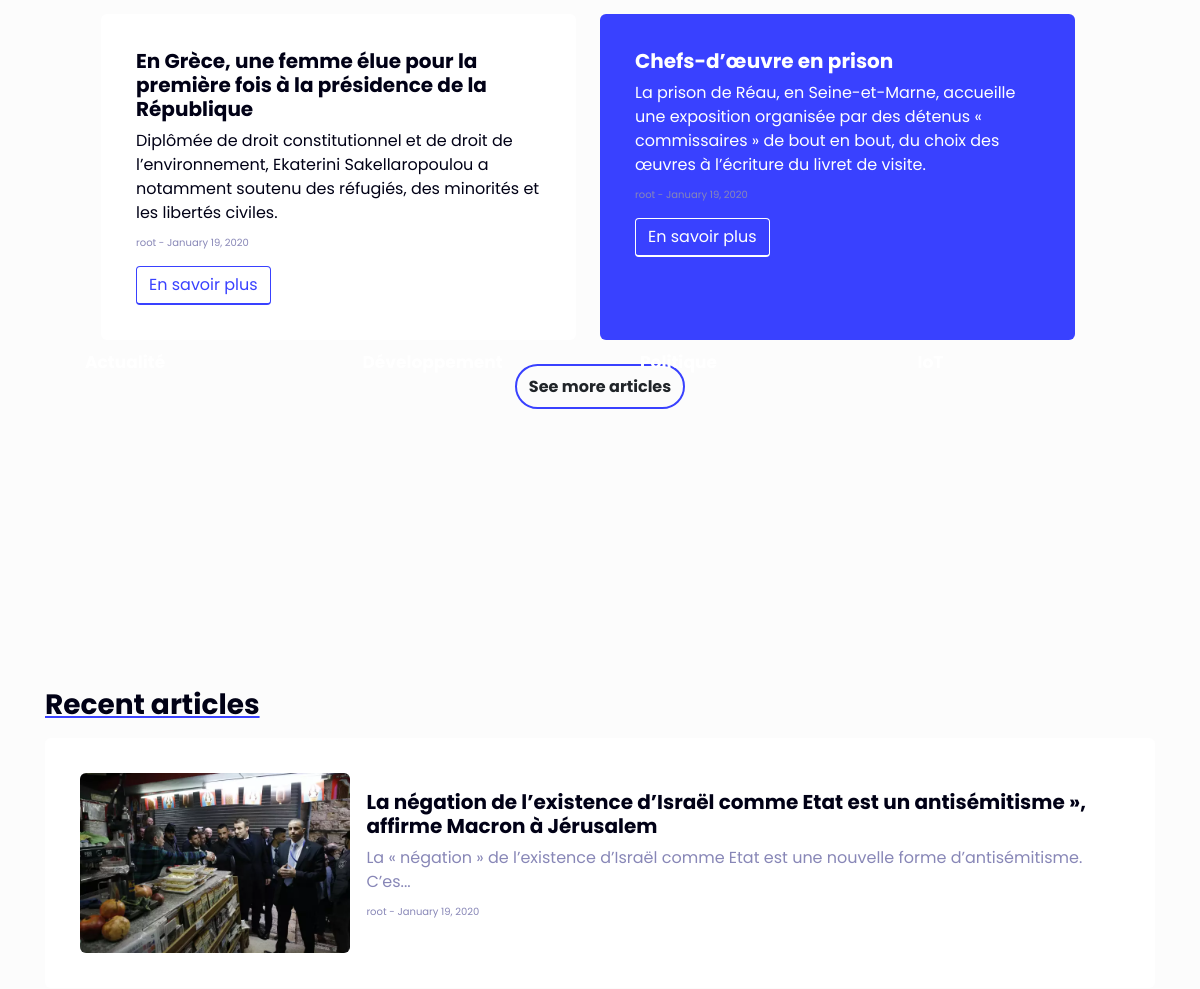
Before: / (middle part) with the older database file.
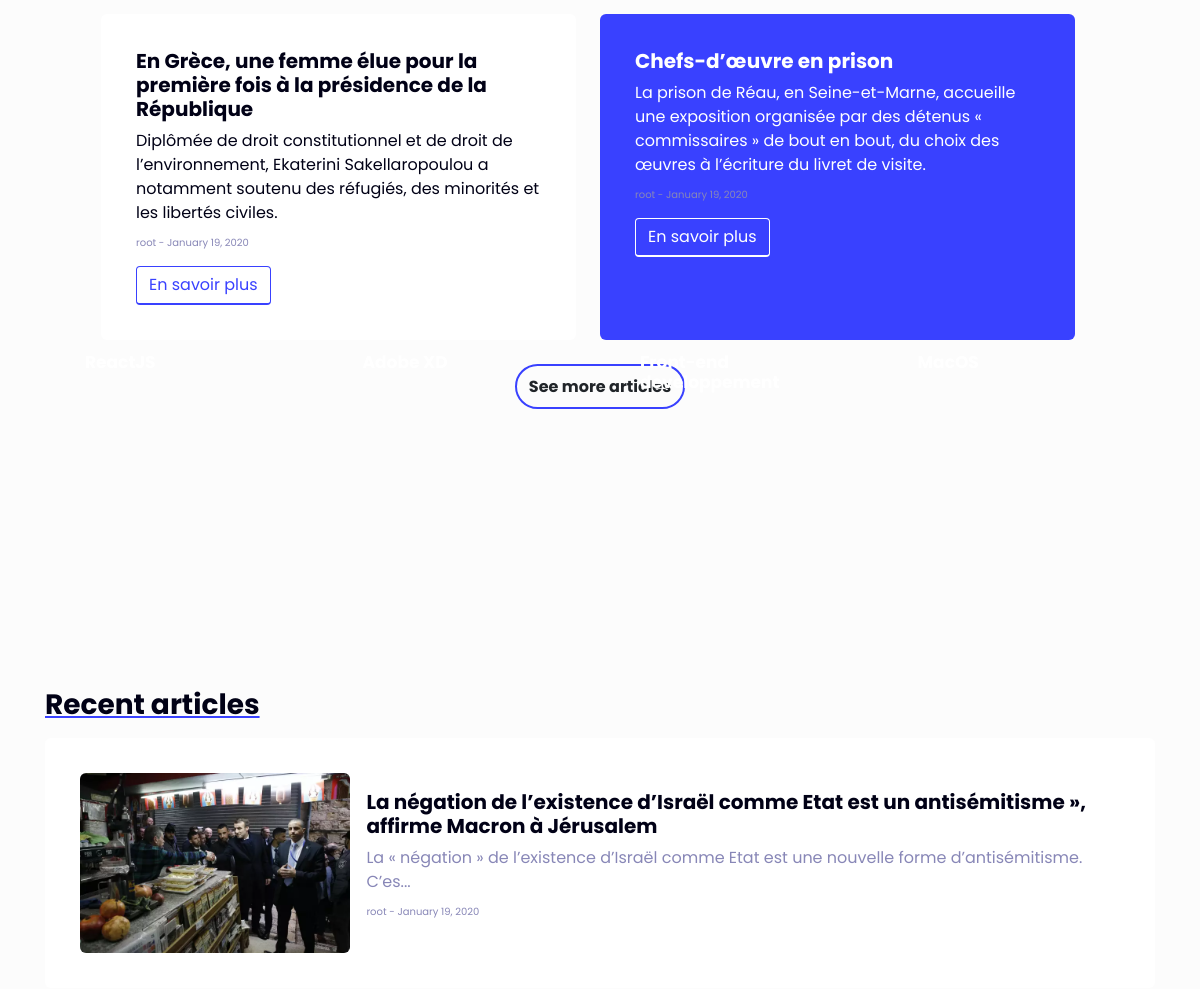
After: the same page with the newer database file.
### tables this page shows
CREATE TABLE `posts` (
  `id` int(11) NOT NULL,
  `user_id` int(11) NOT NULL,
  `categorie_id` int(11) DEFAULT NULL,
  `body` text NOT NULL,
  `image` varchar(255) NOT NULL,
  `title` varchar(255) NOT NULL,
  `published` tinyint(4) NOT NULL,
  `created_at` timestamp NOT NULL DEFAULT current_timestamp()
);

CREATE TABLE `users` (
  `id` int(11) NOT NULL,
  `admin` tinyint(1) NOT NULL,
  `user_name` varchar(255) NOT NULL,
  `email` varchar(255) NOT NULL,
  `password` varchar(255) NOT NULL,
  `created_at` timestamp NOT NULL DEFAULT current_timestamp()
);

CREATE TABLE `categories` (
  `id` int(11) NOT NULL,
  `name` varchar(100) NOT NULL,
  `description` text NOT NULL
);

### app/db/database.php (called while the page is built, shortened)
<?php
require("connect.php");
function execQuery($sql, $data)
{
    global $conn;
    $fetcher = $conn->prepare($sql);
    $values  = array_values($data);
    $types   = str_repeat("s", count($values));
    $fetcher->bind_param($types, ...$values);
    $fetcher->execute();
    return $fetcher;
}
function selectAllInTable($table, $conditions = [])
{
    global $conn;
    $sql = "SELECT * FROM $table";
    if (empty($conditions)) {
        $fetcher = $conn->prepare($sql);
        $fetcher->execute();
        $payload = $fetcher->get_result()->fetch_all(MYSQLI_ASSOC);
        return $payload;
    }
}
function getPublishedUser()
{
    $sql = "SELECT p.*, u.user_name FROM posts AS p JOIN users AS u ON p.user_id=u.id WHERE p.published = ?";
    $fetcher = execQuery($sql, ["published" => 1]);
    $payload = $fetcher->get_result()->fetch_all(MYSQLI_ASSOC);
    return $payload;
}

### app/controllers/categories.php (called while the page is built, shortened)
<?php
include(ROOT_PATH . "/app/db/database.php");
$table       = "categories";
$categories = selectAllInTable($table);

### index.php (the view, shortened to what this page needs)
<?php
  include(ROOT_PATH . "/app/controllers/categories.php");
  $posts = getPublishedUser();
?>
<!DOCTYPE html>
<html lang="en">
<head>
    <link rel="stylesheet" href="https://stackpath.bootstrapcdn.com/bootstrap/4.4.1/css/bootstrap.min.css" />
    <link rel="stylesheet" href="https://unicons.iconscout.com/release/v2.0.1/css/unicons.css" />
    <link rel="stylesheet" href="https://cdnjs.cloudflare.com/ajax/libs/animate.css/3.7.2/animate.min.css">
    <link rel="stylesheet" href="./assets/styles.css">
</head>
<body>
    <div class="container">
        <div class="row justify-content-md-center" style="height: 80vh; margin-top: 105px" id="articles">
            <div class="col-5 whiteCard mr-4 mb-4 hoverCard">
                <h5 style="font-weight: bold"><?php echo $posts[2]["title"]; ?></h5>
                <span><?php echo $posts[2]["body"]; ?></span>
                <p style="font-size: 10px; color:#8887B7; margin-top: 10px"><?php echo $posts[2]["user_name"]; ?> - <?php echo date("F j, Y", strtotime($posts[2]["created_at"])); ?></p>
                <a href="article.php?id=<?php echo $posts[2]["id"]; ?>">
                    <button class="btn" style="color : #3941FF; border-bottom: 2px solid; border-color : #3941FF">En savoir plus</button>
                </a>
            </div>
            <div class="col-5 blueCard mr-4 mb-4 hoverCard">
                <h5 style="font-weight: bold"><?php echo $posts[3]["title"]; ?></h5>
                <span><?php echo $posts[3]["body"]; ?></span>
                <p style="font-size: 10px; color:#8887B7; margin-top: 10px"><?php echo $posts[3]["user_name"]; ?> - <?php echo date("F j, Y", strtotime($posts[3]["created_at"])); ?></p>
                <a href="article.php?id=<?php echo $posts[3]["id"]; ?>">
                    <button class="btn" style="color : white; border-bottom: 2px solid; border-color : white">En savoir plus</button>
                </a>
            </div>
            <button class="btn" style="height: 45px; border: 2px solid #3941FF; background-color: transparent; border-radius: 45px; font-weight: bold;">See more articles</button>
        </div>
        <div class="d-flex mb-5 mt-5">
            <div class="ml-3 hoverCard" style="background-image: url(https://images.unsplash.com/photo-1532153955177-f59af40d6472?ixlib=rb-1.2.1&auto=format&fit=crop&w=1234&q=80); height: 255px; width: 25%; border-radius: 10px">
                <div class="p-4">
                    <h1 style="font-weight: bold; color: white; font-size: 17px"><?php echo $categories[0]["name"]; ?></h1>
                </div>
            </div>
            <div class="ml-3 hoverCard" style="background-image: url(https://images.unsplash.com/photo-1515879218367-8466d910aaa4?ixlib=rb-1.2.1&ixid=eyJhcHBfaWQiOjEyMDd9&auto=format&fit=crop&w=2550&q=80); height: 255px; width: 25%; border-radius: 10px; background-position: center">
                <div class="p-4">
                    <h1 style="font-weight: bold; color: white; font-size: 17px"><?php echo $categories[1]["name"]; ?></h1>
                </div>
            </div>
            <div class="ml-3 hoverCard" style="background-image: url(https://images.unsplash.com/photo-1529107386315-e1a2ed48a620?ixlib=rb-1.2.1&ixid=eyJhcHBfaWQiOjEyMDd9&auto=format&fit=crop&w=2550&q=80); height: 255px; width: 25%; border-radius: 10px; background-position: center">
                <div class="p-4">
                    <h1 style="font-weight: bold; color: white; font-size: 17px"><?php echo $categories[2]["name"]; ?></h1>
                </div>
            </div>
            <div class="ml-3 hoverCard" style="background-image: url(https://images.unsplash.com/photo-1558346490-a72e53ae2d4f?ixlib=rb-1.2.1&ixid=eyJhcHBfaWQiOjEyMDd9&auto=format&fit=crop&w=2550&q=80); height: 255px; width: 25%; border-radius: 10px; background-position: left">
                <div class="p-4">
                    <h1 style="font-weight: bold; color: white; font-size: 17px"><?php echo $categories[3]["name"]; ?></h1>
                </div>
            </div>
        </div>
        <div style="margin-top: 105px">
            <h3 style="color: #010116; font-weight: bold"><u style="text-decoration-color: #3941FF">Recent articles</u></h3>
            <?php foreach ($posts as $post): ?>
            <a href="article.php?id=<?php echo $post["id"]; ?>" style="text-decoration: none">
                <div class="d-flex whiteCard hoverCard mt-3 mb-3 align-items-center">
                    <div>
                        <img src="<?php echo BASE_URL . "/assets/images/" . $post["image"]; ?>" style="height: 180px; border-radius: 6px" />
                    </div>
                    <div class="ml-3">
                        <h5 style="font-weight: bold; color: #010116"><?php echo $post["title"]; ?></h5>
                        <span style="color: #8887B7"><?php echo mb_substr($post["body"], 0, 150) . "..."; ?></span><br />
                        <p style="font-size: 10px; color:#8887B7; margin-top: 10px"><?php echo $post["user_name"]; ?> - <?php echo date("F j, Y", strtotime($post["created_at"])); ?></p>
                    </div>
                </div>
            </a>
            <?php endforeach; ?>
        </div>
        </div>
</body>
</html>

### assets/styles.css (style rules this page uses)
* { font-family: "Poppins", sans-serif !important; }
body { background-color: #fcfcfc !important; }
.blueCard { padding : 35px; background-color: #3941ff; color : white; border-radius : 6px; }
.whiteCard { padding : 35px; background-color: white; color : #010116; border-radius : 6px; }
.hoverCard { transition: all 0.3s ease; cursor : pointer; }

Changed rows visible on the page:
changed categories: name "Politique" → "Front-end developpement"
